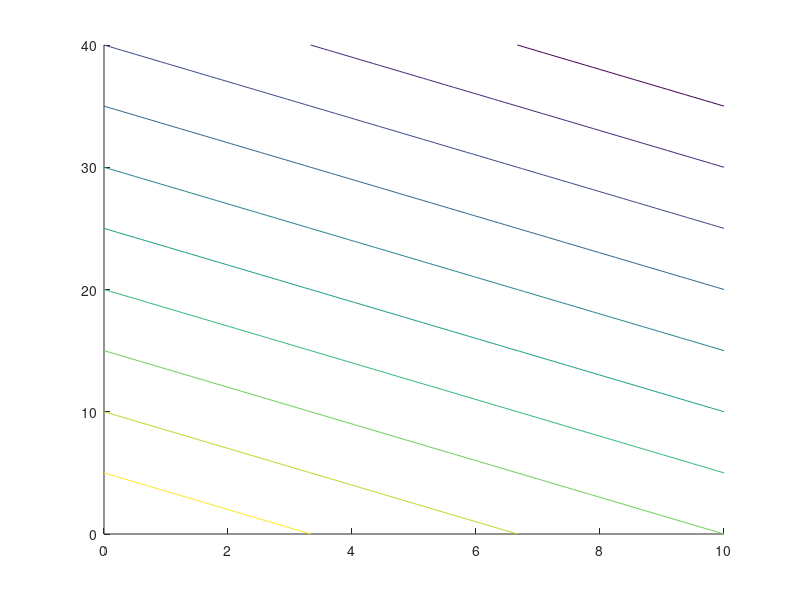

Here is the MATLAB script that generated this plot: (Note: this script raises an error after producing the figure.)
%% My problem
% min c'x s.t. Ax = b
clear('all')
clc
c = [-3 -2 0 0]';
A = [2 1 1 0;
     1 3 0 1];
b = [8 15]';

% making contour plot
x1 = linspace(0,10,100);
x2 = linspace(0,40,100);
X = [x1;
     x2;];

[X1,X2]= meshgrid(x1,x2);
Y = c(1)*X1+c(2)* X2;
hold on
contour(X1,X2,Y);

%Plotting constraints
h1 = 8-2*x1;
h2 = 15/3-(1/3)*x1;
plot(x1,h1, "--",Color="Black")
plot(x1,h2, "--", Color="Black")
% Solving using simplex
x0 = [0 0 8 15]';
[x, fval, iterates] = simplex(c,A,b,x0,'report');

% Solution is at constraint intersection, and all constraints are active
%Plot solutions
for i = 1:width(iterates)
    plot(iterates(1,i),iterates(2,i),'d')
end
hold off

%The iterates agree with the theory, since the iterates are going in one
%direction, and hitting the constraint, and then moving along the
%constraint until it reaches another constraint.
